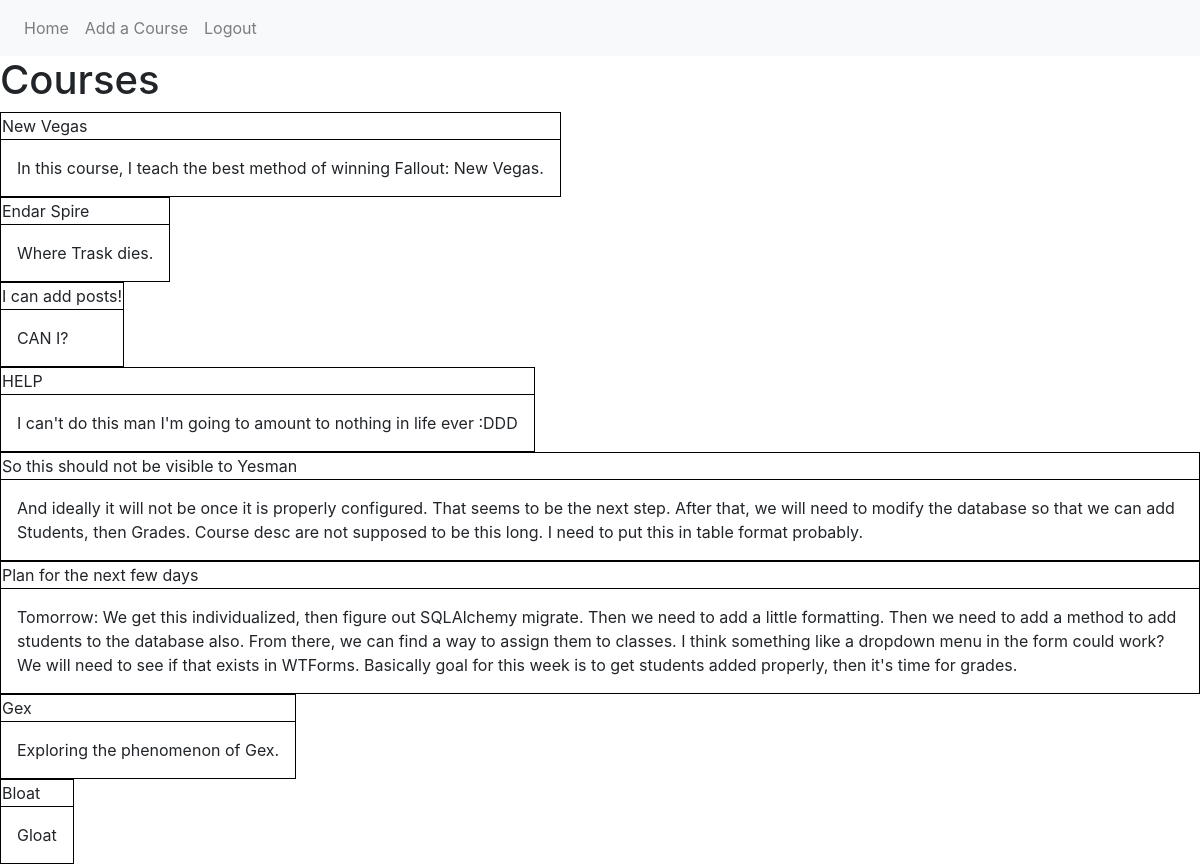
Before: /course/home (signed in) with the older database file.
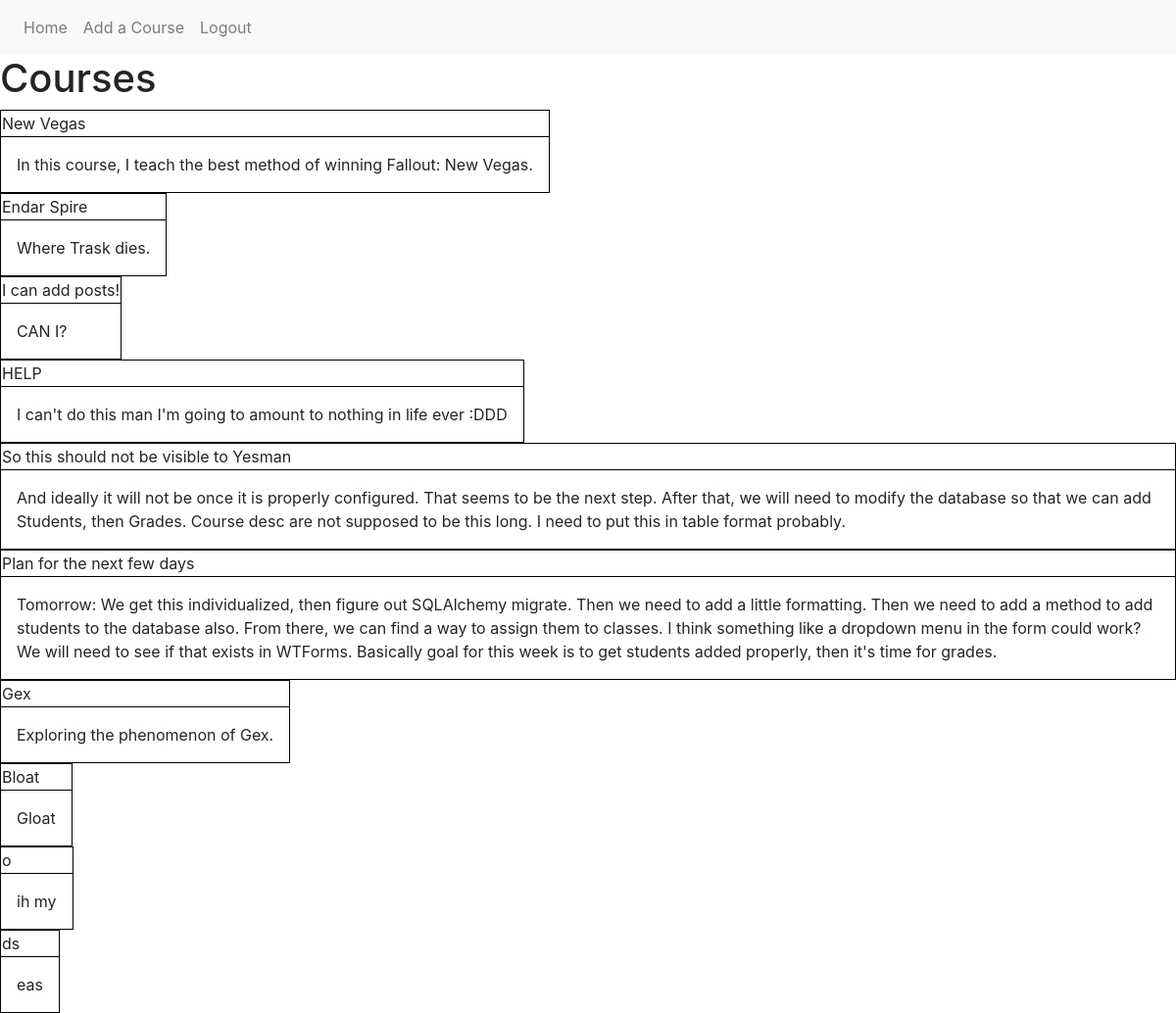
After: the same page with the newer database file.
### guide_and_teach/models.py (models this page shows, shortened)
class Course(db.Model):
    id = db.Column(db.Integer, primary_key=True)
    course_title = db.Column(db.String(100), nullable=False)
    course_desc = db.Column(db.Text, nullable=False)
    user_id = db.Column(db.Integer, db.ForeignKey('user.id'), nullable=False)

### guide_and_teach/routes.py (the view)
@app.route('/course/home')
@login_required
def course_home():
    courses = Course.query.all()
    return render_template('courses_page.html', title='Courses', courses=courses)

### guide_and_teach/models.py (called while the page is built)
@login_manager.user_loader
def load_user(user_id):
    return User.query.get(int(user_id))

### guide_and_teach/templates/courses_page.html
{% extends "layout.html" %}
{% block content %}
    <h1>Courses</h1>
    {% for course in courses %}
        <article>
            <table class="yes">
                <thead>
                    <tr>
                        <td>{{ course.course_title }}</td>
                    </tr>
                </thead>
                <tbody>
                    <tr>
                        <td>
                            <p>{{ course.course_desc }}</p>
                        </td>
                    </tr>
                </tbody>
            </table>
        </article>
    {% endfor %}
{% endblock content %}

### guide_and_teach/templates/layout.html (shortened to what this page needs)
<!DOCTYPE html>
<html>
<head>
    <link rel="stylesheet" href="https://stackpath.bootstrapcdn.com/bootstrap/4.5.2/css/bootstrap.min.css">
    <link rel="stylesheet" type="text/css" href="{{ url_for('static', filename='style.css') }}">
</head>
<body>
    <nav class="navbar navbar-expand-lg navbar-light bg-light">
      {% if current_user.is_authenticated %}
        <div class="" id="navbarSupportedContent">
          <ul class="navbar-nav mr-auto">
            <li class="nav-item">
              <a class="nav-link" href="{{ url_for('home') }}">Home</a>
            </li>
            <li class="nav-item">
              <a class="nav-link" href="{{ url_for('create_course') }}">Add a Course</a>
            </li>
            <li class="nav-item">
              <a class="nav-link" href="{{ url_for('logout') }}">Logout</a>
            </li>
          </ul>
        </div>
        {% endif %}
      </nav>
    {% block content %}{% endblock %}
</body>
</html>

### guide_and_teach/static/style.css (style rules this page uses)
p { padding: 10px; margin: 5px; }
table, thead { border: 1px solid black; }

Changed rows visible on the page:
added Course: course_title "o", course_desc "ih my"
added Course: course_title "ds", course_desc "eas"
